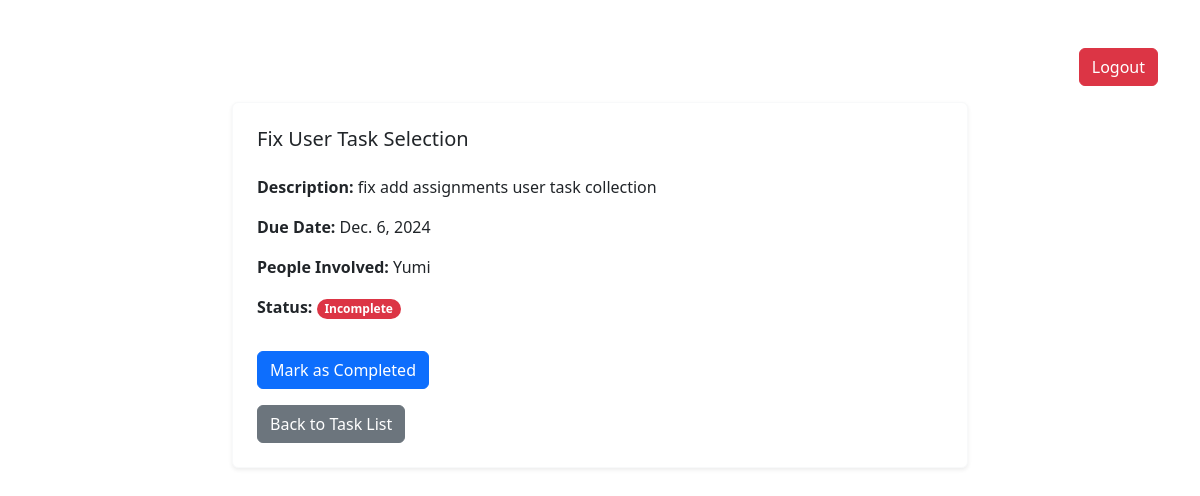
Page /fix-user-task-selection/ on the earlier database version.
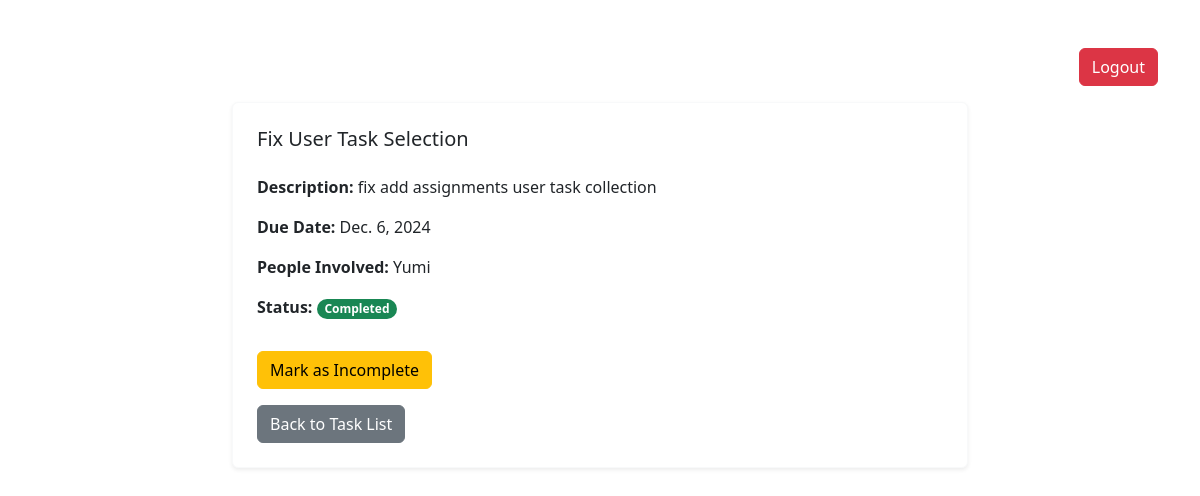
Same page on the later database version.
### app/views.py (the view, shortened to what this page needs)
# urls.py: path('<str:assignment_slug>/', views.assignment_view, name='assignment'),
def assignment_view(request, assignment_slug):
    assignment = get_object_or_404(Assignment, slug=assignment_slug)
    return render(request, 'assignment.html', {'assignment': assignment})

### app/templates/assignment.html (shortened to what this page needs)
{% extends 'base.html' %}
{% block content %}
<section class="py-3 py-md-5">
    <div class="container">
      <div class="d-flex mb-3">
        <a href="{% url 'logout' %}" class="btn btn-danger ms-auto">Logout</a>
      </div>
      <div class="row justify-content-center">
        <div class="col-12 col-lg-9 col-xl-8">
          <div class="card widget-card border-light shadow-sm">
            <div class="card-body p-4">
              <h5 class="card-title widget-card-title mb-4">{{ assignment.title }}</h5>
              <p><strong>Description:</strong> {{ assignment.description }}</p>
              <p><strong>Due Date:</strong> {{ assignment.due_date }}</p>
              <p><strong>People Involved:</strong>
                {% for user in assignment.people_involved.all %}
                  {{ user.username }}{% if not forloop.last %}, {% endif %}
                {% endfor %}
              </p>
              <p><strong>Status:</strong>
                {% if assignment.completed %}
                  <span class="badge rounded-pill bg-success">Completed</span>
                {% else %}
                  <span class="badge rounded-pill bg-danger">Incomplete</span>
                {% endif %}
              </p>
              <form method="POST" action="{% url 'assignment' assignment.slug %}">
                {% if not assignment.completed %}
                  <button type="submit" name="complete" class="btn btn-primary mt-3">Mark as Completed</button>
                {% else %}
                  <button type="submit" name="incomplete" class="btn btn-warning mt-3">Mark as Incomplete</button>
                {% endif %}
              </form>
              <a href="{% url 'all_assignments' %}" class="btn btn-secondary mt-3">Back to Task List</a>
            </div>
          </div>
        </div>
      </div>
    </div>
</section>
{% endblock %}

Differences in the rows shown:
changed Assignment "Fix User Task Selection": completed False → True (drawn)
Other differences:
text no longer shown: "Incomplete Mark as Completed"
text now shown: "Completed Mark as Incomplete"
